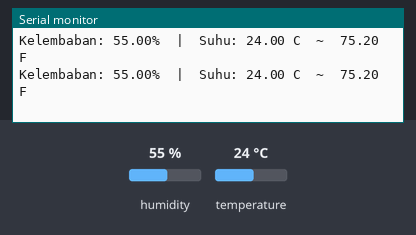
A sketch run on a simulated ESP32. Shown: the last lines printed to the serial monitor. The test bench sets the inputs (shaded band); at power-on: humidity 55 %, temperature 24 °C.

Above: at 2.8 s.
2.9 s: humidity set to 22 %
At 5.3 s:
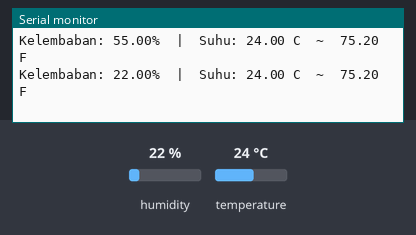
5.6 s: temperature set to 12 °C
At 6.5 s:
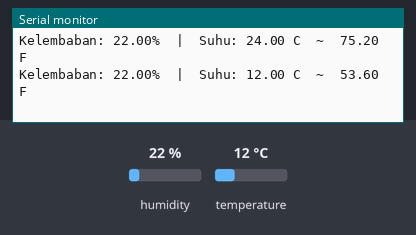
8.3 s: humidity set to 40 %
At 11.2 s:
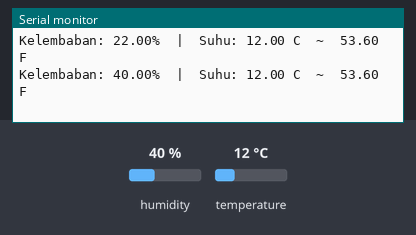
Timing chart, 0 to 12.7 s (numbered marks = the images above; inputs shaded):
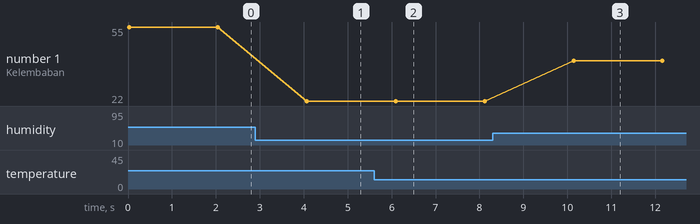

The sketch:

Dht11.ino
```cpp
/*********************************
 * Monitoring Suhu Kelembaban
 * Sensor : DHT11
 * Board  : ESP32
 * Output : Serial (9600)
 * DATA : D15 (GPIO 15), D2 (GPIO 2), D4 (GPIO 4), RX2 (GPIO 16), TX2 (GPIO 17), D5 (GPIO 5), D18 (GPIO 18),
 *        D19 (GPIO 19), D21 (GPIO 21), RX0 (GPIO 3), TX0 (GPIO 1), D22 (GPIO 22), D23 (GPIO 23)
 *        D13 (GPIO 13), D12 (GPIO 12), D14 (GPIO 14), D27 (GPIO 27), D26 (GPIO 26), D25 (GPIO 25),
 *        D33 (GPIO 33), D32 (GPIO 32), D35 (GPIO 35), D34 (GPIO 34), D39 (GPIO 39), VP (GPIO 36),
 * Recommended pin use : D21 (GPIO 21)
 *********************************/

#include <DHT.h>

// pilih salah satu pin untuk koneksi sensor
// jika menggunakan pin RX0, TX0, RX2, TX2, maka serial monitor tidak bisa digunakan

#define DHT_SENSOR_PIN 21
// #define DHT_SENSOR_PIN 15
// #define DHT_SENSOR_PIN 2
// #define DHT_SENSOR_PIN 4
// #define DHT_SENSOR_PIN 5
// #define DHT_SENSOR_PIN 18
// #define DHT_SENSOR_PIN 19
// #define DHT_SENSOR_PIN 22
// #define DHT_SENSOR_PIN 23
// #define DHT_SENSOR_PIN 13
// #define DHT_SENSOR_PIN 12
// #define DHT_SENSOR_PIN 14
// #define DHT_SENSOR_PIN 27
// #define DHT_SENSOR_PIN 26
// #define DHT_SENSOR_PIN 25
// #define DHT_SENSOR_PIN 33
// #define DHT_SENSOR_PIN 32
// #define DHT_SENSOR_PIN 35
// #define DHT_SENSOR_PIN 34
// #define DHT_SENSOR_PIN 39
// #define DHT_SENSOR_PIN 36

#define DHT_SENSOR_TYPE DHT11

DHT dht_sensor(DHT_SENSOR_PIN, DHT_SENSOR_TYPE);

void setup()
{
  Serial.begin(9600);
  dht_sensor.begin();
}

void loop()
{
  float humi = dht_sensor.readHumidity();
  float tempC = dht_sensor.readTemperature();
  float tempF = dht_sensor.readTemperature(true);

  if (isnan(tempC) || isnan(tempF) || isnan(humi))
  {
    Serial.println("Sensor tidak terhubung!");
  }
  else
  {
    Serial.print("Kelembaban: ");
    Serial.print(humi);
    Serial.print("%");

    Serial.print("  |  ");

    Serial.print("Suhu: ");
    Serial.print(tempC);
    Serial.print(" C  ~  ");
    Serial.print(tempF);
    Serial.println(" F");
  }
  delay(2000);
}
```

Measured:
- after the input at 2.9 s, the serial monitor: prints a new line after 1.2 s (image 1)
- after the input at 5.6 s, the serial monitor: prints a new line after 0.49 s (image 2)
- after the input at 8.3 s, the serial monitor: prints a new line after 1.8 s (image 3)
- plotted number 1: 55 → 22 after the input at 2.9 s, 22 → 40 after the input at 8.3 s
